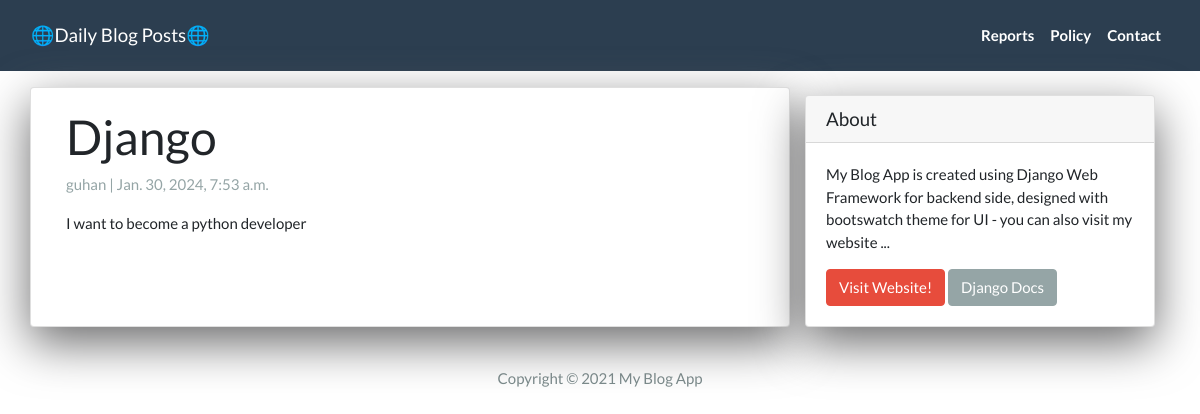
Page /4/ on the committed database.
### App/models.py (models this page shows, shortened)
class Post(models.Model):
  title =  models.CharField(max_length=200, unique=True)
  slug =   models.SlugField(max_length=200, unique=True)
  author = models.ForeignKey(User, on_delete=models.CASCADE, related_name='blog_posts')
  created_on = models.DateTimeField(auto_now_add=True)
  updated_on = models.DateTimeField(auto_now=True)
  content = models.TextField()
  status = models.IntegerField(choices=STATUS, default=0)
  class Meta:
    ordering = ['-created_on']

### App/views.py (the view)
# urls.py: path('<slug:slug>/', views.DetailView.as_view(), name="post_detail"),
class DetailView(generic.DetailView):
  model = Post
  template_name = 'post_detail.html'

### App/templates/post_detail.html
{% extends 'base.html' %}
{% block content %}
<div class="container">
  <div class="row">
    <div class="col-md-8 card mb-4  mt-3 left  top">
      <div class="card-body">
        <h1>{% block title %} {{ object.title }} {% endblock title %}</h1>
        <p class=" text-muted">{{ post.author }} | {{ post.created_on }}</p>
        <p class="card-text ">{{ object.content | safe }}</p>
      </div>
    </div>
    {% block sidebar %} {% include 'sidebar.html' %} {% endblock sidebar %}
  </div>
</div>
{% endblock content %}

### App/templates/sidebar.html (style rules this page uses)
.card { box-shadow: 0 16px 48px #6a6a6b; }

### rows in the picture
Post: title "Django", author "guhan", created_on "Jan. 30, 2024, 7:53 a.m.", content "I want to become a python developer"
